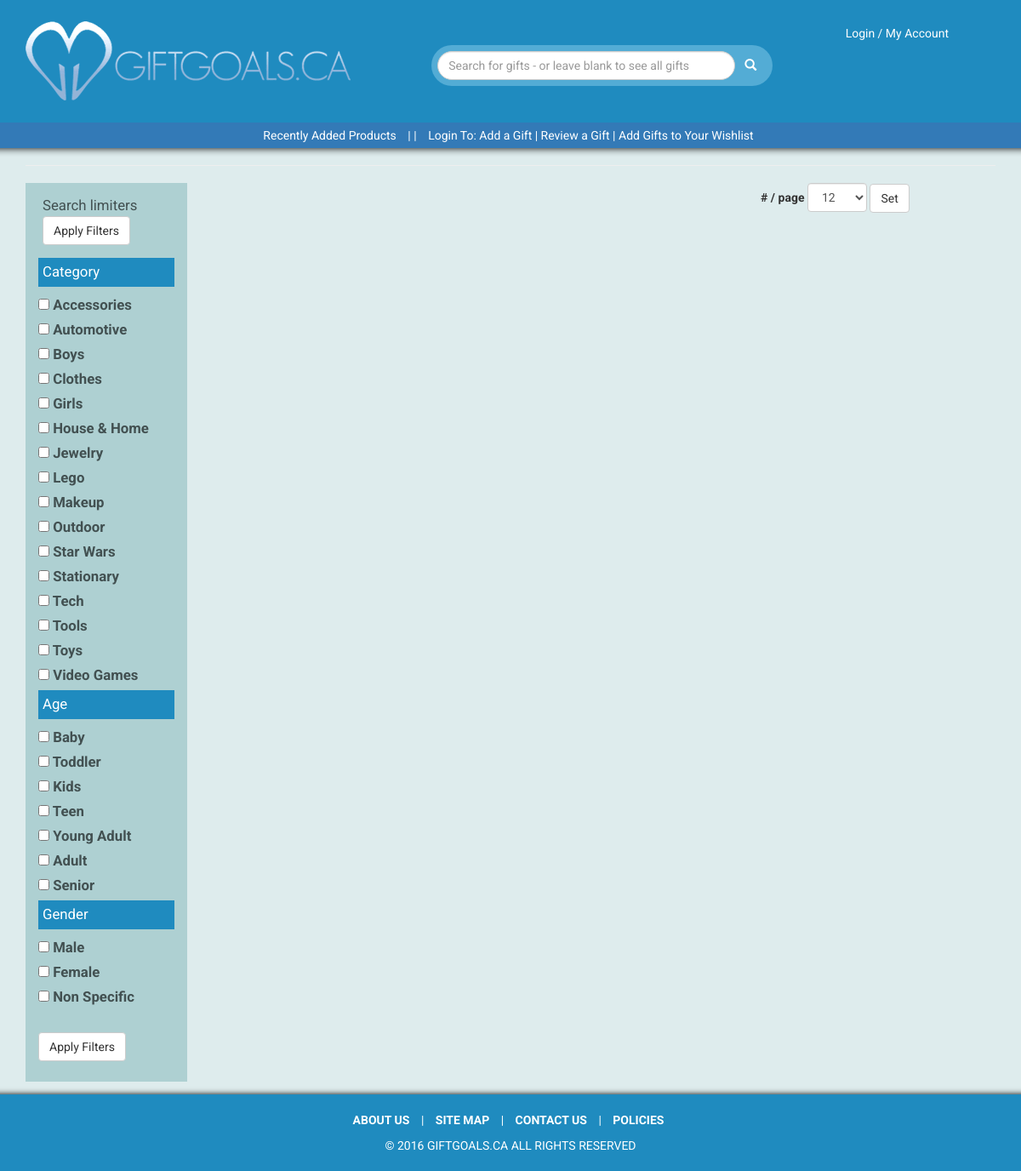
The app's page /results.php with its own data.
### tables this page shows
CREATE TABLE IF NOT EXISTS `categories` (
  `catID` int(11) NOT NULL AUTO_INCREMENT,
  `catName` varchar(50) NOT NULL,
  PRIMARY KEY (`catID`)
);

CREATE TABLE IF NOT EXISTS `ages` (
  `ageID` int(11) NOT NULL AUTO_INCREMENT,
  `ageText` varchar(50) NOT NULL,
  PRIMARY KEY (`ageID`)
);

CREATE TABLE IF NOT EXISTS `genders` (
  `genderID` int(11) NOT NULL AUTO_INCREMENT,
  `genderText` varchar(20) NOT NULL,
  PRIMARY KEY (`genderID`)
);

### results.php (the view, shortened to what this page needs)
<?php
include_once "header.php";
$ageQuery = "SELECT * FROM ages";
$ageQueryResult = mysqli_query($conn, $ageQuery);
$genderQuery = "SELECT * FROM genders";
$genderQueryResult = mysqli_query($conn, $genderQuery);
$categoriesQuery = "SELECT * FROM categories order by catName";
$categoriesQueryResult = mysqli_query($conn, $categoriesQuery);
?>
<div class"row"><form action="<?php echo htmlspecialchars($_SERVER["PHP_SELF"]); ?>" method="post" id="search">
	<div class="row">
		<div class="col-md-12">
			<hr>
		</div>
	</div>
	<div class="col-md-2 col-sm-2 col-xs-4" id="searchLimiters">
		<p>Search limiters<br>
		  <input name="submit" type="submit" class="btn btn-default" id="submit" value="Apply Filters" formaction="<?php echo htmlspecialchars($_SERVER["PHP_SELF"]); ?>" formmethod="POST"><input type="hidden">
		</p>
		<p>Category</p>
			<?php
			while($category = mysqli_fetch_assoc($categoriesQueryResult)){
				echo "<label><input type='checkbox' name='categories[]' value='$category[catID]'";
				echo "> $category[catName]</label><br>";
			}
			?>
		<p>Age</p>
			<?php
				while($age = mysqli_fetch_assoc($ageQueryResult)){
					echo "<label><input type='checkbox' class='ages' name='ages[]' value='$age[ageID]'";
					if (in_array("$age[ageID]", $agesSelected)) {
						echo "checked";
					}
					echo "> $age[ageText]</label><br>";
				}
			?> <input name="ageList" type="hidden" id="ageList">
		<p>Gender</p>
			<?php
			while($gender = mysqli_fetch_assoc($genderQueryResult)){
				echo "<label><input type='checkbox' name='genders[]' value='$gender[genderID]'";
				if (in_array("$gender[genderID]", $genderSelected)) {
					echo "checked";
				}
				echo "> $gender[genderText]</label><br>";
			}
			?>
        <div><br><input name="submit" type="submit" class="btn btn-default" id="submit" value="Apply Filters" formaction="<?php echo htmlspecialchars($_SERVER["PHP_SELF"]); ?>" formmethod="POST"><br><br></div>
	</div>
<table id="resultsInfoTable" width="75%" border="0" align="center" cellpadding="5" cellspacing="5">
  <tbody>
    <tr>
      <td width="33%" valign="top"><div id="search_results"></div></td>
      <td width="34%" align="center" valign="middle"><div id="pagination_controls"></div></td>
      <td align="center"><label for="numPerPage"># / page</label>
      	<select class="form-control" name="numPerPage" id="numPerPage" onchange="onSelectChange()">
          <option value="12" <?php if ($numPrPage == "12") { echo "selected";} ?>>12</option>
        </select>
        <input type="submit" class="btn btn-default" formaction="<?php echo htmlspecialchars($_SERVER["PHP_SELF"]); ?>" formmethod="POST" value="Set">
      </td>
    </tr>
    <tr>
      <td>&nbsp;</td>
      <td>&nbsp;</td>
      <td>&nbsp;</td>
    </tr>
  </tbody>
</table>
</form>
<div id="results_box" class="col-md-10"></div>
</div>
</div>
<?php include_once("footer.php"); ?>

### header.php (shortened to what this page needs)
<!DOCTYPE html>
<html>
<head>
<link rel="stylesheet" href="http://maxcdn.bootstrapcdn.com/bootstrap/3.3.6/css/bootstrap.min.css">
<link rel="stylesheet" href="style.css">
</head>
<body>
	<nav class="navbar navbar-default">
		<div class="container">
			<div class="navbar-header">
				<a class="navbar-brand" href="/"><img src="img/logo.png"></a>
			</div>
			<div class="collapse navbar-collapse" id="bs-example-navbar-collapse-1">
				<form action="/results.php" method="post" class="navbar-form" role="search">
					<div class="form-group">
						<div class="input-group">
							<input type="text" class="form-control" id="searchq" name="searchquery" maxlength="88" placeholder="Search for gifts - or leave blank to see all gifts" value="">
							<span class="input-group-btn">
								<button type="submit" class="btn btn-primary">
									<span class="glyphicon glyphicon-search"></span>
								</button>
							</span>
						</div>
					</div>
				</form>
				<ul class="nav navbar-nav navbar-right">
					<?php
						if(!isset($_SESSION['userID'])) {
							echo "<li><a href=\"#\" data-toggle=\"modal\" data-target=\"#loginModal\">Login / My Account</a></li>";
						}
					?>
				</ul>
			</div>
		</div>
	</nav>
	<?php
		if(isset($_SESSION['userID'])) {
print <<<END
	<div class="row" style="margin-top: -20px; box-shadow: 0px 0px 10px #000;">
		<div class="col-md-12">
			<div class="bg-primary">
				<ul class="list-inline text-center" style="margin-bottom: 0px; padding: 5px 5px;">
					<li><a href="/newproduct.php" style="color: white;">Add a Product</a></li>
					<li>|</li>
					<li><a href="#" style="color: white;">Review a Product</a></li>
					<li>|</li>
					<li><a href="/newest.php" style="color: white;">Recently Added Products</a></li>
					<li>|</li>
					<li><a href="/wishlist.php?id={$_SESSION['userID']}" style="color: white;">See My Wishlist</a></li>
				</ul>
			</div>
		</div>
	</div>
END;
		} else {
print <<<END
	<div class="row" style="margin-top: -20px; box-shadow: 0px 0px 10px #000;">
		<div class="col-md-12">
			<div class="bg-primary">
				<ul class="list-inline text-center" style="margin-bottom: 0px; padding: 5px 5px;">
					<li><a href="/newest.php" style="color: white;">Recently Added Products</a></li>
					<li>| |</li>
					<li><a href="#" data-toggle="modal" data-target="#loginModal" style="color: white;"> Login To: Add a Gift | Review a Gift | Add Gifts to Your Wishlist</a></li>
				</ul>
			</div>
		</div>
	</div>
END;
		}
	?>
	<div class="container">

### footer.php (shortened to what this page needs)
	<div class="row">
		<div class="col-md-12 bg-primary footer">
			<div class="row">
				<div class="col-md-12">
					<ul class="list-inline text-center">
						<li><a href="/about.php">About Us</a></li>
						<li>|</li>
						<li><a href="#">Site Map</a></li>
						<li>|</li>
						<li><a href="/contact.php">Contact Us</a></li>
						<li>|</li>
						<li><a href="/policy.php">Policies</a></li>
					</ul>
				</div>
			</div>
			<div class="row">
				<div class="col-md-12">
					<p class="text-center">&copy; <?php echo date("Y");?> GiftGoals.ca ALL RIGHTS RESERVED</p>
				</div>
			</div>
		</div>
	</div>
</body>
</html>

### style.css (style rules this page uses)
body { min-height: 10%; overflow-x: hidden; background-color: #deeced; font-family: 'Roboto', sans-serif; }
.footer { margin-top: 15px; padding-top: 20px; padding-bottom: 10px; box-shadow: 0px 0px 7px #000; background-color: #1f8bbf; }
.footer > div > div > ul > li > a { color: white; font-weight: bold; text-transform: uppercase; }
.footer > div > div > p { color: white; text-transform: uppercase; }
.navbar-default { background-color: #1f8bbf; box-shadow: 0px 2px 7px #000; border: none; border-radius: 0px; }
.navbar-header { height: 130px; }
.navbar-default .navbar-nav>li>a { color: white; }
.navbar-header { margin-top: 10px; }
.navbar-form .input-group { margin-left: 20%; border-radius: 30px; background-color: #53acd5; padding: 7px; }
@media only screen and (min-width:1100px) { #bs-example-navbar-collapse-1 > ul > li > a { bottom: 80px; right: 40px; outline: 0; } }
@media only screen and (min-width:1100px) { #bs-example-navbar-collapse-1 input { width: 350px; border-radius: 30px; } }
@media only screen and (min-width:768px) { #bs-example-navbar-collapse-1 .input-group { margin-top: 30px; top:15px; } }
#bs-example-navbar-collapse-1 > form > div > div > span > button { background-color: transparent; border: 0; outline: 0; }
#searchLimiters { background-color: #AED0D2; color: #425051; font-size: 1.2em; }
#searchLimiters > p:not(:first-child) { background-color: #1f8bbf; color: white; }
#searchLimiters > p { padding: 5px; }
#searchLimiters > p:first-child { margin-top: 10px; }
#numPerPage { width: 70px; display: inline; }

### records on screen
categories: catName "Accessories"
categories: catName "Automotive"
categories: catName "Boys"
categories: catName "Clothes"
categories: catName "Girls"
categories: catName "House & Home"
categories: catName "Jewelry"
categories: catName "Lego"
categories: catName "Makeup"
categories: catName "Outdoor"
categories: catName "Star Wars"
categories: catName "Stationary"
categories: catName "Tech"
categories: catName "Tools"
categories: catName "Toys"
categories: catName "Video Games"
ages: ageText "Baby"
ages: ageText "Toddler"
ages: ageText "Kids"
ages: ageText "Teen"
ages: ageText "Young Adult"
ages: ageText "Adult"
ages: ageText "Senior"
genders: genderText "Male"
genders: genderText "Female"
genders: genderText "Non Specific"
